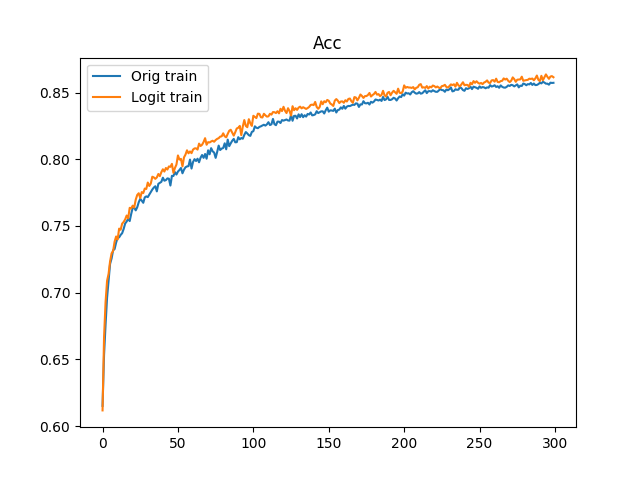

Write the Python code that produced this figure.
import matplotlib.pyplot as plt
import json
import ipdb
# ipdb.set_trace()

plt.title('Acc')

# with open('baseline2/test_vanilla/history.json', 'r') as f:
#     h = json.loads(f.read())
# train = [l['loss'] for l in h['train']]
# valid = [l['loss'] for l in h['valid']]
# train = [l['accuracy'] for l in h['train']]
# valid = [l['accuracy'] for l in h['valid']]
# plt.plot(train, label='vanilla train')
# plt.plot(valid, label='vanilla valid')

# with open('baseline2/test_BN/history.json', 'r') as f:
#     h = json.loads(f.read())
# train = [l['loss'] for l in h['train']]
# valid = [l['loss'] for l in h['valid']]
# train = [l['accuracy'] for l in h['train']]
# valid = [l['accuracy'] for l in h['valid']]
# plt.plot(train, '--', label='BN train')
# plt.plot(valid, '--', label='BN valid')

with open('baseline1/baseline/history.json', 'r') as f:
    h = json.loads(f.read())
train = [l['accuracy'] for l in h['train']]
valid = [l['accuracy'] for l in h['valid']]
plt.plot(train, label='Orig train')
# plt.plot(valid, label='Orig valid')

with open('baseline1/BCEWL/history.json', 'r') as f:
    h = json.loads(f.read())
train = [l['accuracy'] for l in h['train']]
valid = [l['accuracy'] for l in h['valid']]
plt.plot(train, label='Logit train')
# plt.plot(valid, label='Logit valid')

# with open('baseline2/test_DP/history.json', 'r') as f:
#     h = json.loads(f.read())
# train_loss = [l['loss'] for l in h['train']]
# valid_loss = [l['loss'] for l in h['valid']]
# train_acc = [l['accuracy'] for l in h['train']]
# valid_acc = [l['accuracy'] for l in h['valid']]
# plt.plot(train_acc, ':', label='DP train')
# plt.plot(valid_acc, ':', label='DP valid')

# with open('baseline2/test_BN_DP/history.json', 'r') as f:
#     h = json.loads(f.read())
# train_loss = [l['loss'] for l in h['train']]
# valid_loss = [l['loss'] for l in h['valid']]
# train_acc = [l['accuracy'] for l in h['train']]
# valid_acc = [l['accuracy'] for l in h['valid']]
# plt.plot(train_acc, ':', label='BN_DP train')
# plt.plot(valid_acc, ':', label='BN_DP valid')


plt.legend(loc='best')
plt.savefig('plot')
